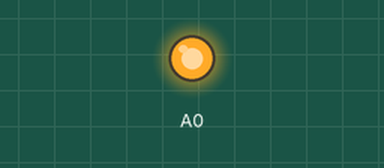
Recording of a sketch running on a simulated Arduino Uno, built with avr-gcc and run on an emulated ATmega328P. Parts: output pins drawn as LEDs (lit = HIGH).

Above: at 0.1 s.
Timing chart, 0 to 1.6 s (numbered marks = the images above):
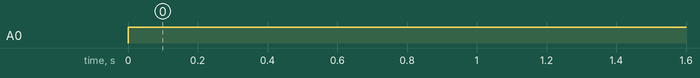

The sketch:

test_pump.ino
```cpp
void setup() {
  // put your setup code here, to run once:
  pinMode(A0,INPUT);
}

void loop() {
  // put your main code here, to run repeatedly:
     analogWrite(A0, 233);

     // Testing... Are the PUMP 2-5Volt able to consume and control VCC directly from the Aduino UNO?
     // Test Result : Failed
     // because when Pump2-5V get VCC on 5V port on Arduino UNO board, The Aduino will not enough of Voltage, They restart themself while Pump are working.
     // Solution :
     // Seperating Power Supply both of them( Arduino UNO, PUMP2-5v) to prevent unbalance voltage between them.
 }
```

Measured:
- by itself, A0: LOW → HIGH at 0.00 s
